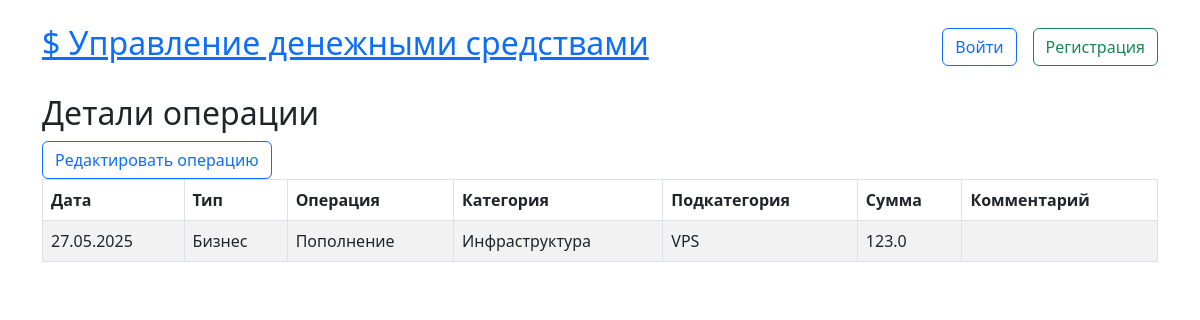
The app's page /movecashs/1/, older data.
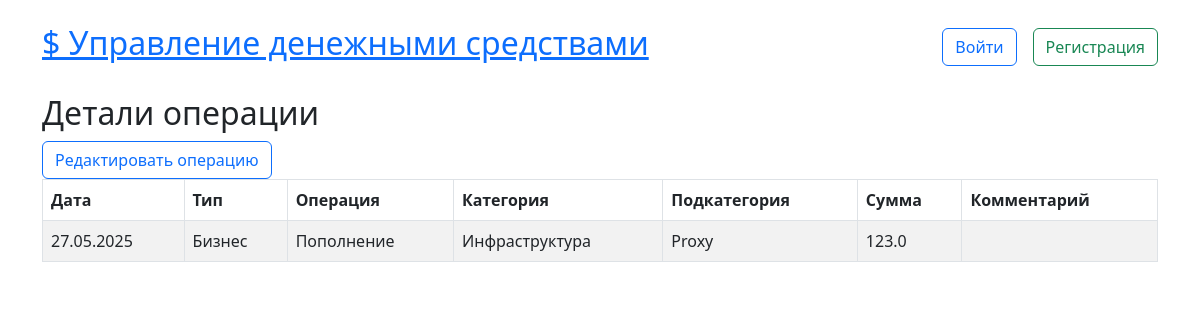
The same page, newer data.
### app_cash/models.py (models this page shows, shortened)
class MoveCash(models.Model):
    user = models.ForeignKey(User, on_delete=models.CASCADE, related_name="movecashes")
    created_at = models.DateTimeField(default=timezone.now)
    status = models.ForeignKey("Status", on_delete=models.CASCADE, related_name="status")
    typeoperation = models.ForeignKey("TypeOperation", on_delete=models.CASCADE, related_name="typeoperations")
    category = models.ForeignKey("Category", on_delete=models.CASCADE, related_name="categories")
    subcategory = models.ForeignKey("SubCategory", on_delete=models.CASCADE, related_name="subcategories")
    sum_operation = models.FloatField()
    comment = models.CharField(max_length=200, blank=True)
    class Meta:
        verbose_name = "ДДС"
        verbose_name_plural = "Движение денежных средств"

class SubCategory(models.Model):
    category = models.ForeignKey("Category", on_delete=models.CASCADE, related_name="subcategories")
    name = models.CharField(max_length=150, unique=True)
    class Meta:
        verbose_name = "Подкатегория"
        verbose_name_plural = "Подкатегории"
    def __str__(self):
        return f"{self.name}"

class Status(models.Model):
    name_status = models.CharField(max_length=100, unique=True)
    class Meta:
        verbose_name = "Статус"
        verbose_name_plural = "Статусы"
    def __str__(self):
        return f"{self.name_status}"

class TypeOperation(models.Model):
    type_operation = models.CharField(max_length=100, unique=True)
    class Meta:
        verbose_name = "Операция"
        verbose_name_plural = "Операции"
    def __str__(self):
        return f"{self.type_operation}"

class Category(models.Model):
    type_operation = models.ForeignKey("TypeOperation", on_delete=models.CASCADE, related_name="typecategories")
    name = models.CharField(max_length=150, unique=True)
    class Meta:
        verbose_name = "Категория"
        verbose_name_plural = "Категории"
    def __str__(self):
        return f"{self.name}"

### app_cash/views.py (the view)
# urls.py: path("movecashs/<int:pk>/", MoveCashDetail.as_view(), name="movecashs_detatil"),
class MoveCashDetail(DetailView):
    model = MoveCash
    template_name = "move_cash/movecash_detail.html"
    context_object_name = "movecash"

### templates/move_cash/movecash_detail.html
{% extends "base.html" %}
{% block content %}
<h2>Детали операции</h2>
<a href="{% url 'movecashs_update' movecash.pk %}" class="btn btn-outline-primary">Редактировать операцию</a>
{% if movecash %}
<table class="table table-bordered table-striped">
  <thead>
    <tr>
      <th>Дата</th>
      <th>Тип</th>
      <th>Операция</th>
      <th>Категория</th>
      <th>Подкатегория</th>
      <th>Сумма</th>
      <th>Комментарий</th>
    </tr>
  </thead>
  <tbody>
    <tr>
      <td>{{ movecash.created_at|date:"d.m.Y" }}</td>
      <td>{{ movecash.status }}</td>
      <td>{{ movecash.typeoperation }}</td>
      <td>{{ movecash.category }}</td>
      <td>{{ movecash.subcategory }}</td>
      <td>{{ movecash.sum_operation }}</td>
      <td>{{ movecash.comment }}</td>
    </tr>
  </tbody>
</table>
{% else %}
  <p class="text-center">Такой записи нет</p>
{% endif %}
{% endblock content %}

Row changes from the older to the newer data that the page shows:
changed MoveCash "Бизнес": subcategory "VPS" → "Proxy"
